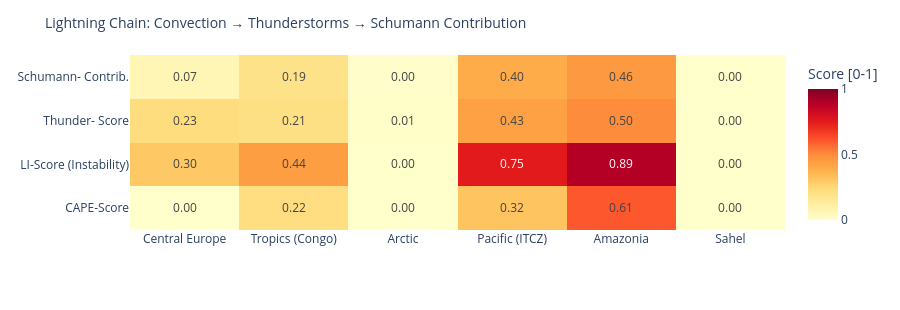

Notebook code cell kept with this figure:
### Code cell
# ============================================================
# LIGHTNING CHAIN: Convection → Thunderstorms → Schumann
# Shows the causal chain per measurement point as heatmap
# ============================================================

def cape_score(v):
    """CAPE → normalized score [0,1]"""
    if v is None or pd.isna(v): return 0.0
    return min(1.0, float(v) / 3000)

def li_score(v):
    """Lifted Index: negative = unstable → score [0,1]"""
    if v is None or pd.isna(v): return 0.3
    return min(1.0, max(0.0, (-float(v) + 6) / 12))

def cloud_score(v):
    if v is None or pd.isna(v): return 0.3
    return float(v) / 100

def thunder_score(row):
    """Kombinierter Gewitterwahrscheinlichkeits-Score
    CAPE + LI + Bedeckung + WMO-Gewitter + konvektiver Niederschlag (showers)
    Hinweis: X-Ray und Kp sind kein Bestandteil – nur geomagn./solarer Kontext.
    """
    cs = cape_score(row.get('cape'))
    ls = li_score(row.get('li'))
    cl = cloud_score(row.get('cloud'))
    t  = 1.0 if row.get('thunderstorm') else 0.0
    # Convective precipitation (showers) as additional indicator
    sh = min(1.0, (row.get('showers') or 0) / 5.0)
    return round(cs * 0.30 + ls * 0.25 + cl * 0.15 + t * 0.20 + sh * 0.10, 3)

def schumann_contribution(t_score, lat):
    """Schumann contribution: higher in tropics (±30°), scaled by thunderstorm score"""
    lat_weight = max(0.3, 1.0 - abs(lat) / 60)
    return round(t_score * lat_weight, 3)

df_atm['cape_score']   = df_atm.apply(lambda r: cape_score(r['cape']), axis=1)
df_atm['li_score']     = df_atm.apply(lambda r: li_score(r['li']),    axis=1)
df_atm['thunder_score']= df_atm.apply(lambda r: thunder_score(r.to_dict()), axis=1)
df_atm['schumann_contribution'] = df_atm.apply(
    lambda r: schumann_contribution(r['thunder_score'], r['lat']), axis=1)

metrics = ['cape_score', 'li_score', 'thunder_score', 'schumann_contribution']
labels  = ['CAPE-Score', 'LI-Score\n(Instability)', 'Thunder-\nScore', 'Schumann-\nContrib.']
z_data  = [df_atm[m].tolist() for m in metrics]

fig = go.Figure(go.Heatmap(
    z=z_data,
    x=df_atm['point'].tolist(),
    y=labels,
    colorscale='YlOrRd',
    zmin=0, zmax=1,
    text=[[f'{v:.2f}' for v in row] for row in z_data],
    texttemplate='%{text}', textfont=dict(size=12),
    colorbar=dict(title='Score [0-1]')
))
fig.update_layout(
    title=dict(text='Lightning Chain: Convection → Thunderstorms → Schumann Contribution', font=dict(size=14)),
    height=310,
    plot_bgcolor='rgba(0,0,0,0)', paper_bgcolor='rgba(0,0,0,0)',
    margin=dict(l=130, r=80, t=55, b=80)
)
fig.show()

### Figure 1 — Plotly figure (JSON) as saved in the notebook; plotly's stock layout.template omitted (floating-point values rounded to 4 significant figures)
{"data": [{"colorbar": {"title": {"text": "Score [0-1]"}}, "colorscale": [[0.0, "rgb(255,255,204)"], [0.125, "rgb(255,237,160)"], [0.25, "rgb(254,217,118)"], [0.375, "rgb(254,178,76)"], [0.5, "rgb(253,141,60)"], [0.625, "rgb(252,78,42)"], [0.75, "rgb(227,26,28)"], [0.875, "rgb(189,0,38)"], [1.0, "rgb(128,0,38)"]], "text": [["0.00", "0.22", "0.00", "0.32", "0.61", "0.00"], ["0.30", "0.44", "0.00", "0.75", "0.89", "0.00"], ["0.23", "0.21", "0.01", "0.43", "0.50", "0.00"], ["0.07", "0.19", "0.00", "0.40", "0.46", "0.00"]], "textfont": {"size": 12}, "texttemplate": "%{text}", "type": "heatmap", "x": ["Central Europe", "Tropics (Congo)", "Arctic", "Pacific (ITCZ)", "Amazonia", "Sahel"], "y": ["CAPE-Score", "LI-Score\n(Instability)", "Thunder-\nScore", "Schumann-\nContrib."], "z": [[0.0, 0.22, 0.0, 0.3167, 0.6067, 0.0], [0.3, 0.4417, 0.0, 0.75, 0.8917, 0.0], [0.225, 0.208, 0.012, 0.432, 0.5, 0.0], [0.068, 0.194, 0.004, 0.396, 0.458, 0.0]], "zmax": 1, "zmin": 0}], "layout": {"height": 310, "margin": {"b": 80, "l": 130, "r": 80, "t": 55}, "paper_bgcolor": "rgba(0,0,0,0)", "plot_bgcolor": "rgba(0,0,0,0)", "title": {"font": {"size": 14}, "text": "Lightning Chain: Convection → Thunderstorms → Schumann Contribution"}}}
